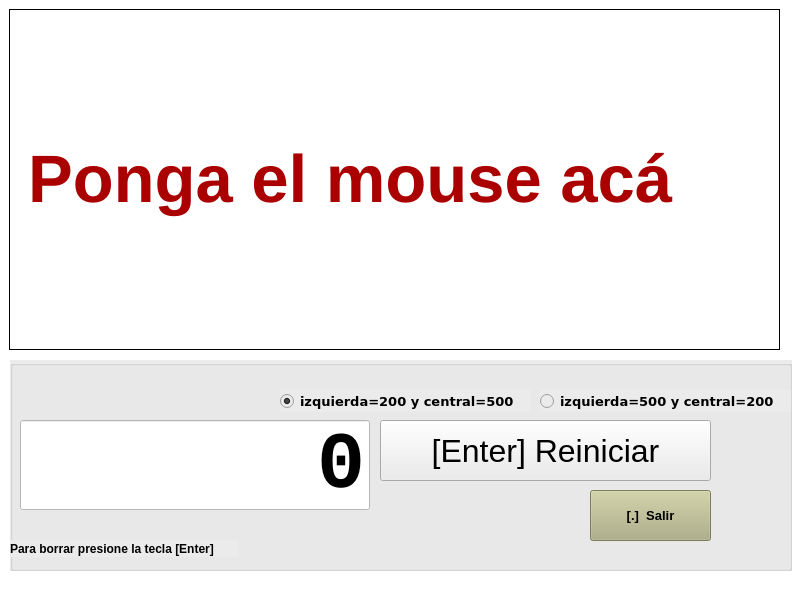
<?xml version="1.0" encoding="UTF-8"?>
<ui version="4.0">
 <class>MainWindow</class>
 <widget class="QMainWindow" name="MainWindow">
  <property name="geometry">
   <rect>
    <x>0</x>
    <y>0</y>
    <width>800</width>
    <height>600</height>
   </rect>
  </property>
  <property name="sizePolicy">
   <sizepolicy hsizetype="Expanding" vsizetype="Expanding">
    <horstretch>0</horstretch>
    <verstretch>0</verstretch>
   </sizepolicy>
  </property>
  <property name="minimumSize">
   <size>
    <width>800</width>
    <height>600</height>
   </size>
  </property>
  <property name="font">
   <font>
    <pointsize>12</pointsize>
   </font>
  </property>
  <property name="windowTitle">
   <string>Cuenta Monedas</string>
  </property>
  <property name="styleSheet">
   <string notr="true">background-color: rgb(255, 255, 255);
color: rgb(0, 0, 0);</string>
  </property>
  <widget class="QWidget" name="centralWidget">
   <widget class="QLabel" name="label_pongamouse">
    <property name="geometry">
     <rect>
      <x>9</x>
      <y>9</y>
      <width>771</width>
      <height>341</height>
     </rect>
    </property>
    <property name="sizePolicy">
     <sizepolicy hsizetype="Maximum" vsizetype="Expanding">
      <horstretch>0</horstretch>
      <verstretch>0</verstretch>
     </sizepolicy>
    </property>
    <property name="font">
     <font>
      <family>Tahoma</family>
      <pointsize>50</pointsize>
      <weight>75</weight>
      <bold>true</bold>
     </font>
    </property>
    <property name="styleSheet">
     <string notr="true">color: rgb(170, 0, 0);
background-color: rgb(255, 255, 255);
border: 1px solid black;</string>
    </property>
    <property name="text">
     <string>Ponga el mouse acá</string>
    </property>
    <property name="textFormat">
     <enum>Qt::RichText</enum>
    </property>
    <property name="scaledContents">
     <bool>false</bool>
    </property>
   </widget>
   <widget class="QGroupBox" name="groupBox_controles">
    <property name="geometry">
     <rect>
      <x>10</x>
      <y>360</y>
      <width>782</width>
      <height>211</height>
     </rect>
    </property>
    <property name="sizePolicy">
     <sizepolicy hsizetype="Expanding" vsizetype="Fixed">
      <horstretch>0</horstretch>
      <verstretch>0</verstretch>
     </sizepolicy>
    </property>
    <property name="minimumSize">
     <size>
      <width>0</width>
      <height>0</height>
     </size>
    </property>
    <property name="styleSheet">
     <string notr="true">background-color: rgb(235, 235, 235);</string>
    </property>
    <property name="title">
     <string/>
    </property>
    <widget class="QPushButton" name="ResetpushButton">
     <property name="geometry">
      <rect>
       <x>370</x>
       <y>60</y>
       <width>331</width>
       <height>61</height>
      </rect>
     </property>
     <property name="font">
      <font>
       <pointsize>24</pointsize>
      </font>
     </property>
     <property name="styleSheet">
      <string notr="true"/>
     </property>
     <property name="text">
      <string>[Enter] Reiniciar</string>
     </property>
    </widget>
    <widget class="QLineEdit" name="lineEdit">
     <property name="geometry">
      <rect>
       <x>10</x>
       <y>60</y>
       <width>350</width>
       <height>90</height>
      </rect>
     </property>
     <property name="minimumSize">
      <size>
       <width>350</width>
       <height>90</height>
      </size>
     </property>
     <property name="font">
      <font>
       <family>Courier New</family>
       <pointsize>60</pointsize>
       <weight>75</weight>
       <bold>true</bold>
      </font>
     </property>
     <property name="styleSheet">
      <string notr="true">background-color: rgb(255, 255, 255);</string>
     </property>
     <property name="text">
      <string>0</string>
     </property>
     <property name="alignment">
      <set>Qt::AlignRight|Qt::AlignTrailing|Qt::AlignVCenter</set>
     </property>
     <property name="readOnly">
      <bool>true</bool>
     </property>
    </widget>
    <widget class="QPushButton" name="pushButton">
     <property name="geometry">
      <rect>
       <x>580</x>
       <y>130</y>
       <width>121</width>
       <height>51</height>
      </rect>
     </property>
     <property name="font">
      <font>
       <pointsize>10</pointsize>
       <weight>75</weight>
       <bold>true</bold>
      </font>
     </property>
     <property name="styleSheet">
      <string notr="true">background-color: rgb(174, 175, 130);</string>
     </property>
     <property name="text">
      <string>[.]  Salir</string>
     </property>
     <property name="shortcut">
      <string>.</string>
     </property>
    </widget>
    <widget class="QRadioButton" name="radioButton_500_200">
     <property name="geometry">
      <rect>
       <x>530</x>
       <y>30</y>
       <width>251</width>
       <height>22</height>
      </rect>
     </property>
     <property name="font">
      <font>
       <family>Verdana</family>
       <pointsize>10</pointsize>
       <weight>75</weight>
       <bold>true</bold>
      </font>
     </property>
     <property name="text">
      <string>izquierda=500 y central=200</string>
     </property>
     <attribute name="buttonGroup">
      <string notr="true">buttonGroup_izq_der</string>
     </attribute>
    </widget>
    <widget class="QRadioButton" name="radioButton_200_500">
     <property name="geometry">
      <rect>
       <x>270</x>
       <y>30</y>
       <width>251</width>
       <height>22</height>
      </rect>
     </property>
     <property name="font">
      <font>
       <family>Verdana</family>
       <pointsize>10</pointsize>
       <weight>75</weight>
       <bold>true</bold>
      </font>
     </property>
     <property name="text">
      <string>izquierda=200 y central=500</string>
     </property>
     <property name="checked">
      <bool>true</bool>
     </property>
     <attribute name="buttonGroup">
      <string notr="true">buttonGroup_izq_der</string>
     </attribute>
    </widget>
    <widget class="QLabel" name="label_info">
     <property name="geometry">
      <rect>
       <x>0</x>
       <y>180</y>
       <width>228</width>
       <height>17</height>
      </rect>
     </property>
     <property name="font">
      <font>
       <weight>75</weight>
       <bold>true</bold>
      </font>
     </property>
     <property name="text">
      <string>Para borrar presione la tecla [Enter] </string>
     </property>
    </widget>
   </widget>
  </widget>
 </widget>
 <layoutdefault spacing="6" margin="11"/>
 <resources/>
 <connections/>
 <buttongroups>
  <buttongroup name="buttonGroup_izq_der"/>
 </buttongroups>
</ui>
